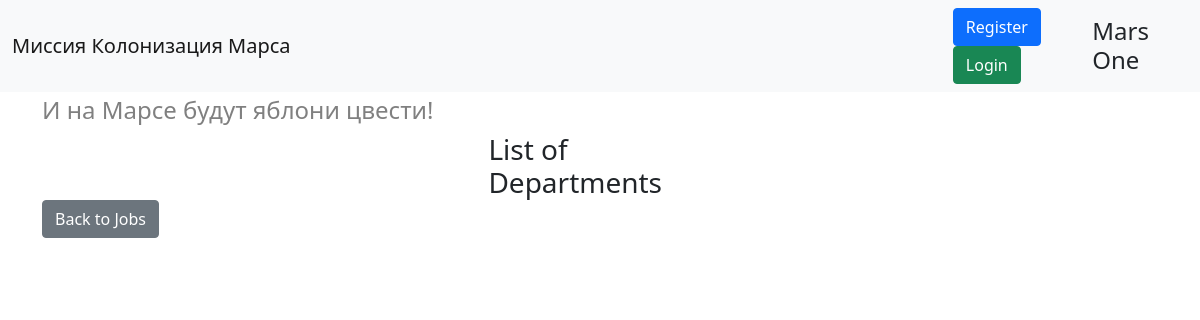
/departments, run on an earlier commit of the app's database.
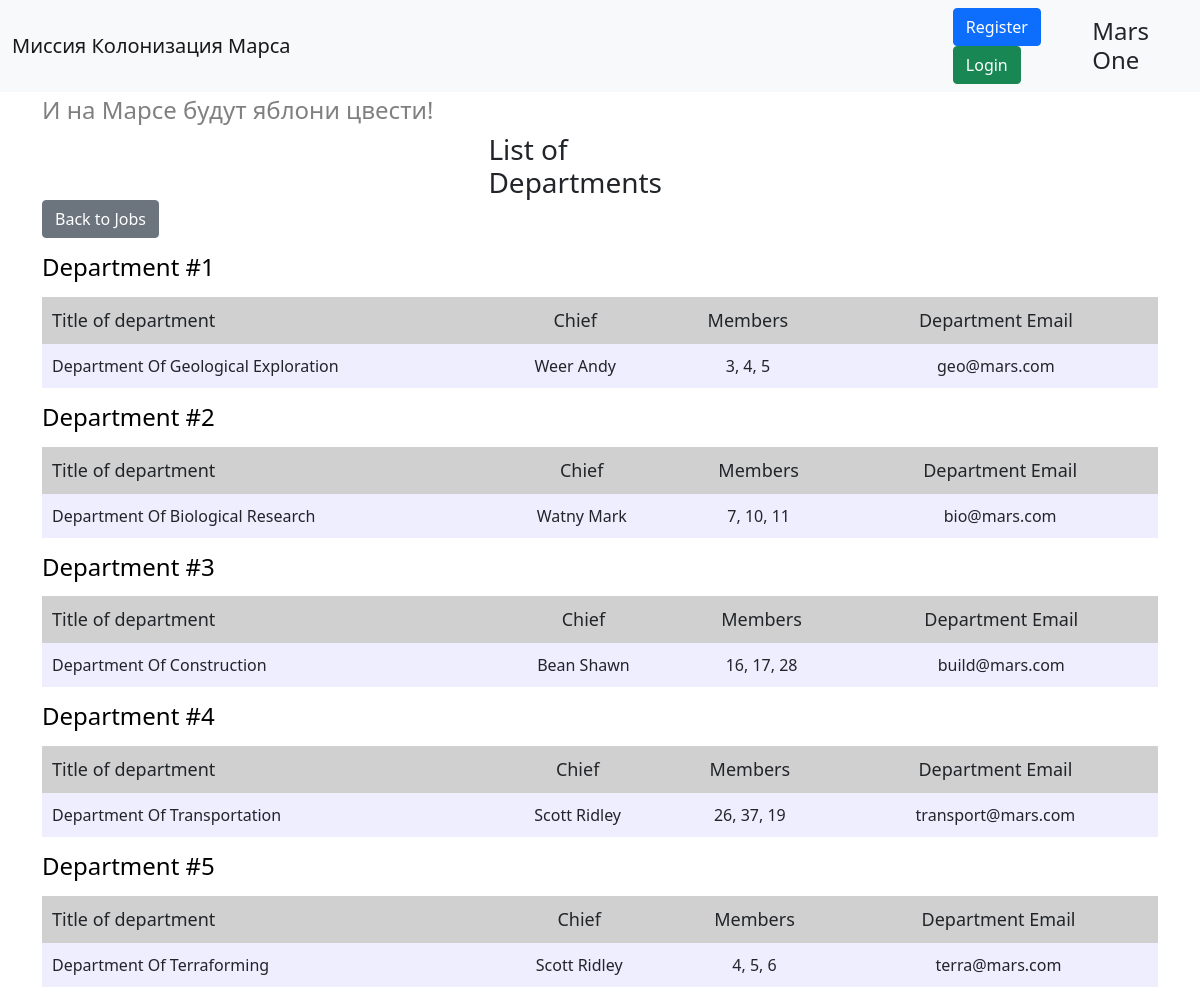
And on a later commit of the database.
### __all_models.py (models this page shows)
class Department(SqlAlchemyBase):
    __tablename__ = "departments"
    id = Column(Integer, primary_key=True, autoincrement=True)
    title = Column(String)
    chief = Column(Integer, ForeignKey("users.id"))
    members = Column(String)
    email = Column(String)

class User(SqlAlchemyBase, UserMixin):
    __tablename__ = 'users'
    id = Column(Integer, primary_key=True, autoincrement=True)
    surname = Column(String)
    name = Column(String)
    age = Column(Integer)
    position = Column(String)
    speciality = Column(String)
    address = Column(String)
    email = Column(String, unique=True)
    hashed_password = Column(String, default="password")
    modified_date = Column(DateTime, default=datetime.now)

### app.py (the view)
@app.route("/departments")
def departments():
    records = session.query(Department, User).join(User).all()
    return render_template("departments.html", title="List of Departments",
                           records=records, current_user=current_user)

### templates/departments.html (shortened to what this page needs)
{% extends "base.html" %}
{% block content %}
<h3 class="title">List of Departments</h3>
<a href="{{ url_for('works_log') }}" class="btn btn-secondary">Back to Jobs</a>
{% for department, user in records %}
<a href="/department/{{ department.id }}" class="link"><h4 class="action">Department #{{ loop.index }}</h4></a>
<div class="table-wrapper">
    <table>
        <tr>
            <th>Title of department</th>
            <th>Chief</th>
            <th>Members</th>
            <th>Department Email</th>
        </tr>
            <tr>
                <td style="width: 40%;">{{ department.title }}</td>
                <td>{{ user.surname }} {{ user.name }}</td>
                <td>{{ department.members }}</td>
                <td>{{ department.email }}</td>
            </tr>
    </table>
</div>
{% endfor %}
{% endblock %}

### templates/base.html (shortened to what this page needs)
<!doctype html>
<html lang="en">
  <head>
    <link href="https://cdn.jsdelivr.net/npm/bootstrap@5.0.0-beta2/dist/css/bootstrap.min.css" rel="stylesheet">
    <link rel="stylesheet" type="text/css" href="{{url_for('static', filename='css/style.css')}}"/>
  </head>
  <body>
    <nav class="navbar navbar-light bg-light">
      <div class="container-fluid">
        <span><a href="/" class="navbar-brand mb-0 h1">Миссия Колонизация Марса</a></span>
        <div class="navbar-inner">
          {% if current_user.is_authenticated %}
            <a href="{{ url_for('logout') }}" class="navbar-name">{{ current_user.name }} {{ current_user.surname }}</a>
          {% else %}
          <div class="buttons-wrapper">
            <a href="{{ url_for('register') }}" class="btn btn-primary">Register</a>
            <a href="{{ url_for('login') }}" class="btn btn-success">Login</a>
          </div>
          {% endif %}
          <span class="nav-item h4 mr-10 mb-0">Mars One</span>
        </div>
      </div>
    </nav>
    <div class="container">
      <h4 class="mt-1">И на Марсе будут яблони цвести!</h4>
      {% block content %}{% endblock %}
    </div>
  </body>
</html>

### static/css/style.css (style rules this page uses)
body { padding-bottom: 20px; }
h4 { color: grey; }
.title { width: 20%; margin: 0 auto; }
.action { color: black; margin-top: 15px; }
table { width: 100%; margin-top: 15px; }
th { background-color: #d0d0d0; font-size: 18px; font-weight: normal; padding-top: 10px; padding-bottom: 10px; text-align: center; }
th:first-child { text-align-last: left; padding-left: 10px; }
td { background-color: #eeeeff; padding-top: 10px; padding-bottom: 10px; text-align: center; text-transform: capitalize; }
td:first-child { text-align-last: left; padding-left: 10px; }
td:last-child { text-transform: none; }
.navbar-inner { display: flex; width: 20%; justify-content: space-between; align-items: center; }
.link { text-decoration: none; }

What changed in the data, as far as the page shows it:
added Department: title "Department Of Geological Exploration", surname "Weer", name "Andy", members "3, 4, 5", email "geo@mars.com"
added Department: title "Department Of Biological Research", surname "Watny", name "Mark", members "7, 10, 11", email "bio@mars.com"
added Department: title "Department Of Construction", surname "Bean", name "Shawn", members "16, 17, 28", email "build@mars.com"
added Department: title "Department Of Transportation", surname "Scott", name "Ridley", members "26, 37, 19", email "transport@mars.com"
added Department: title "Department Of Terraforming", surname "Scott", name "Ridley", members "4, 5, 6", email "terra@mars.com"
